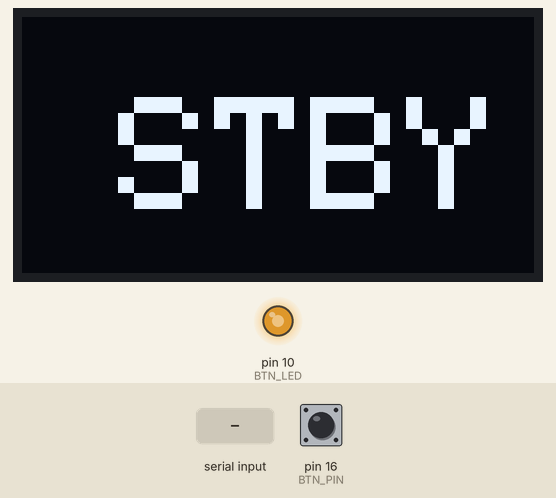
Simulated run of this sketch. Board: Arduino Mega 2560, built with avr-gcc and run on an emulated ATmega2560. Parts: 128×64 one-colour display, output pins drawn as LEDs (lit = HIGH). Inputs (shaded band) come from the test bench; at power-on: pin 16 (BTN_PIN) HIGH.

Above: at 11.7 s.
11.8 s: "200\n" received over the second serial link
At 12.0 s:
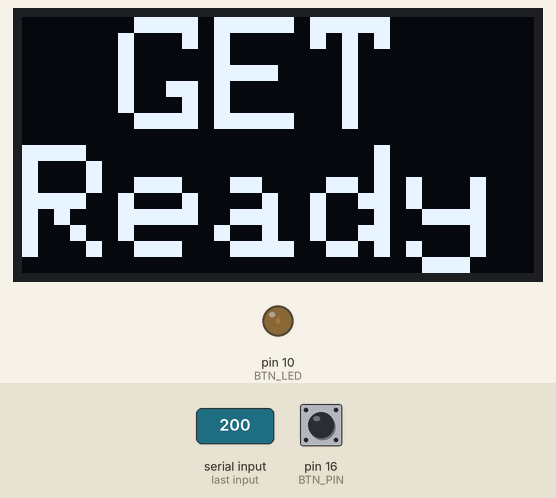
14.2 s: "201\n" received over the second serial link
At 14.7 s:
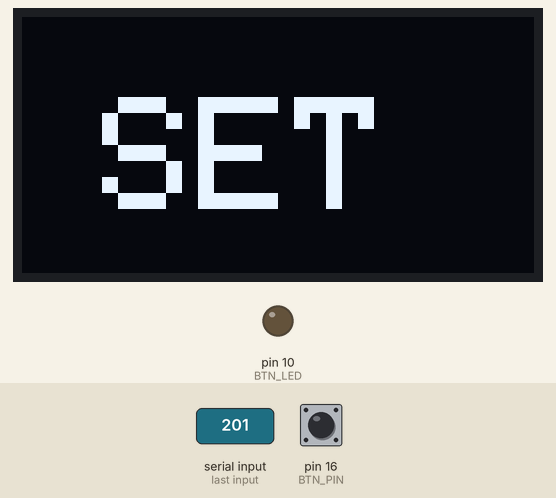
15.7 s: "202\n" received over the second serial link
At 16.1 s:
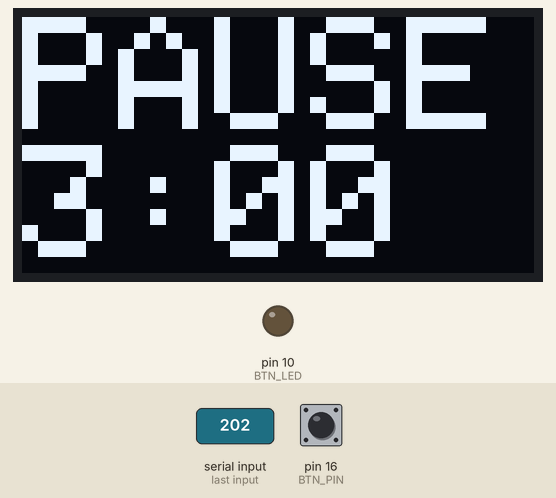
17.2 s: "203\n" received over the second serial link
At 17.6 s:
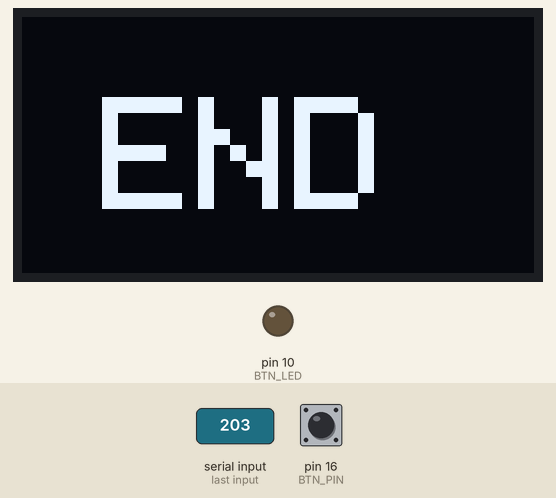
18.7 s: "5\n" received over the second serial link
At 19.1 s:
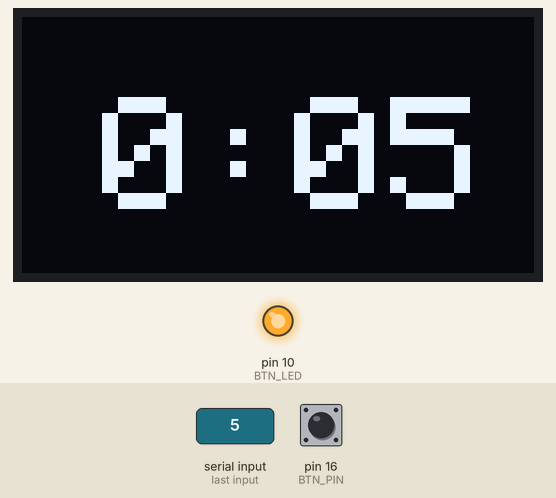
20.2 s: "204\n" received over the second serial link
At 20.4 s:
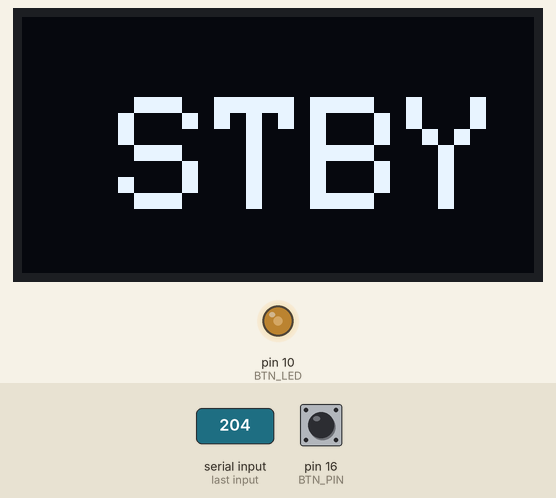
Timing chart, 0 to 23.7 s (numbered marks = the images above; inputs shaded):
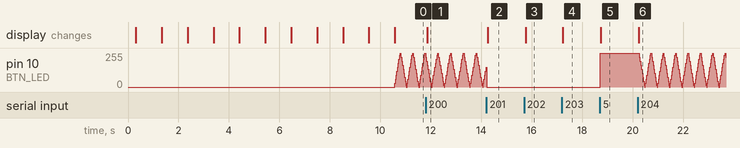

Measured:
- after the input at 11.8 s, the display: changes after 0.05 s (image 1)
- after the input at 14.2 s, the display: changes after 0.05 s (image 2)
- after the input at 15.7 s, the display: changes after 0.06 s (image 3)
- after the input at 17.2 s, the display: changes at once (image 4)
- after the input at 18.7 s, pin 10 (BTN_LED): 0/255 → 255/255 at once; the display: changes at once (image 5)

The sketch:

pilot_console.ino
```cpp
#include <SPI.h>
#include <Wire.h>
#include <Adafruit_GFX.h>
#include <Adafruit_SH110X.h>

#define BTN_LED 10
#define BTN_PIN 16
#define LED_INCR 30

#define i2c_Address 0x3c  //initialize with the I2C addr 0x3C Typically eBay OLED's
//#define i2c_Address 0x3d //initialize with the I2C addr 0x3D Typically Adafruit OLED's
#define SCREEN_WIDTH 128  // OLED display width, in pixels
#define SCREEN_HEIGHT 64  // OLED display height, in pixels
#define OLED_RESET -1     //   QT-PY / XIAO

Adafruit_SH1106G display = Adafruit_SH1106G(SCREEN_WIDTH, SCREEN_HEIGHT, &Wire, OLED_RESET);

enum States {
  READY,
  SET,
  FIGHT,
  PAUSE,
  END,
  STANDBY
};

int secs = 180;
int cmd = 204;
int led_brightness = 0;
int brightness_dir = 1;
bool btn_hold = false;
String inString = "";
unsigned long current_time = 0;
States current_state = STANDBY;
void setup() {
  pinMode(BTN_LED, OUTPUT);
  pinMode(BTN_PIN, INPUT_PULLUP);
  delay(250);                        // wait for the OLED to power up
  display.begin(i2c_Address, true);  // Address 0x3C default
  display.clearDisplay();
  display.setTextColor(SH110X_WHITE);
  //display.setContrast (1); // dim display
  // invert the display
  //display.invertDisplay(true);
  //display.invertDisplay(false);
  for (int w_i = 0; w_i < 10; w_i++) {
    digitalWrite(10, LOW);
    display.clearDisplay();
    display.setCursor(0, 0);
    for (int d_i = 0; d_i < 10-w_i; d_i++) {
      	display.print(".");
    }
    display.display();
    delay(1000);
  }
  display.setTextSize(4);
  Serial1.begin(9600);
}


void loop() {
  bool btn_press = !digitalRead(BTN_PIN);
  bool btn_just_pressed = false;
  if (btn_press && !btn_hold) {
    btn_hold = true;
    btn_just_pressed = true;
  } else if (!btn_press) {
    btn_hold = false;
  }
  while (Serial1.available() > 0) {
    int inChar = Serial1.read();
    if (isDigit(inChar)) {
      // convert the incoming byte to a char and add it to the string:
      inString += (char)inChar;
    }
    // if you get a newline, print the string, then the string's value:
    if (inChar == '\n') {
      int inval = inString.toInt();
      if (inval > 180) {
        cmd = inval;
      }
      if (inval <= 180) {
        cmd = inval;
        secs = inval;
      }
      inString = "";
    }
  }
  if (cmd <= 180) {
    current_state = FIGHT;
  }else if (cmd == 200) {
    current_state = READY;
  } else if (cmd == 201) {
    current_state = SET;
  } else if (cmd == 202) {
    current_state = PAUSE;
  } else if (cmd == 203) {
    current_state = END;
  } else if (cmd == 204) {
    current_state = STANDBY;
  }
  switch (current_state) {
    case STANDBY:
      if (btn_just_pressed) {
        Serial1.println("e");
      }
      led_fade_step();
      display.clearDisplay();
      display.setCursor(0, 20);
      display.println(" STBY");
      display.display();
      break;
    case READY:
      if (btn_just_pressed) {
        Serial1.println("r");
      }
      led_fade_step();
      display.clearDisplay();
      display.setCursor(0, 0);
      display.println(" GET");
      display.println("Ready");
      display.display();
      break;
    case SET:
      digitalWrite(10, LOW);
      display.clearDisplay();
      display.setCursor(20, 20);
      display.println("SET");
      display.display();
      break;
    case FIGHT:
      if (btn_just_pressed) {
        Serial1.println("t");
      }
      digitalWrite(10, HIGH);
      led_brightness = 255;
      display.clearDisplay();
      display.setCursor(20, 20);
      display.println(time_from_int(secs));
      display.display();
      break;
    case PAUSE:
      digitalWrite(10, LOW);
      display.clearDisplay();
      display.setCursor(0, 0);
      display.println("PAUSE");
      display.println(time_from_int(secs));
      display.display();
      break;
    case END:
      digitalWrite(10, LOW);
      led_brightness = 0;
      display.clearDisplay();
      display.setCursor(20, 20);
      display.println("END");
      display.display();
      break;
  }
}

void led_fade_step() {
  analogWrite(BTN_LED, led_brightness);
  led_brightness = led_brightness + LED_INCR * brightness_dir;
  led_brightness = constrain(led_brightness, 0, 255);
  if (led_brightness == 0 || led_brightness == 255) {
    brightness_dir *= -1;
  }
}

String time_from_int(int secs) {
  String time_str = "0:";
  if (secs >= 60) {
    secs = secs - 60;
    time_str = "1:";
  }
  if (secs >= 60) {
    secs = secs - 60;
    time_str = "2:";
  }
  if (secs >= 60) {
    secs = secs - 60;
    time_str = "3:";
  }
  if (secs < 10) {
    time_str += "0";
  }
  time_str += String(secs);
  return time_str;
}
```
